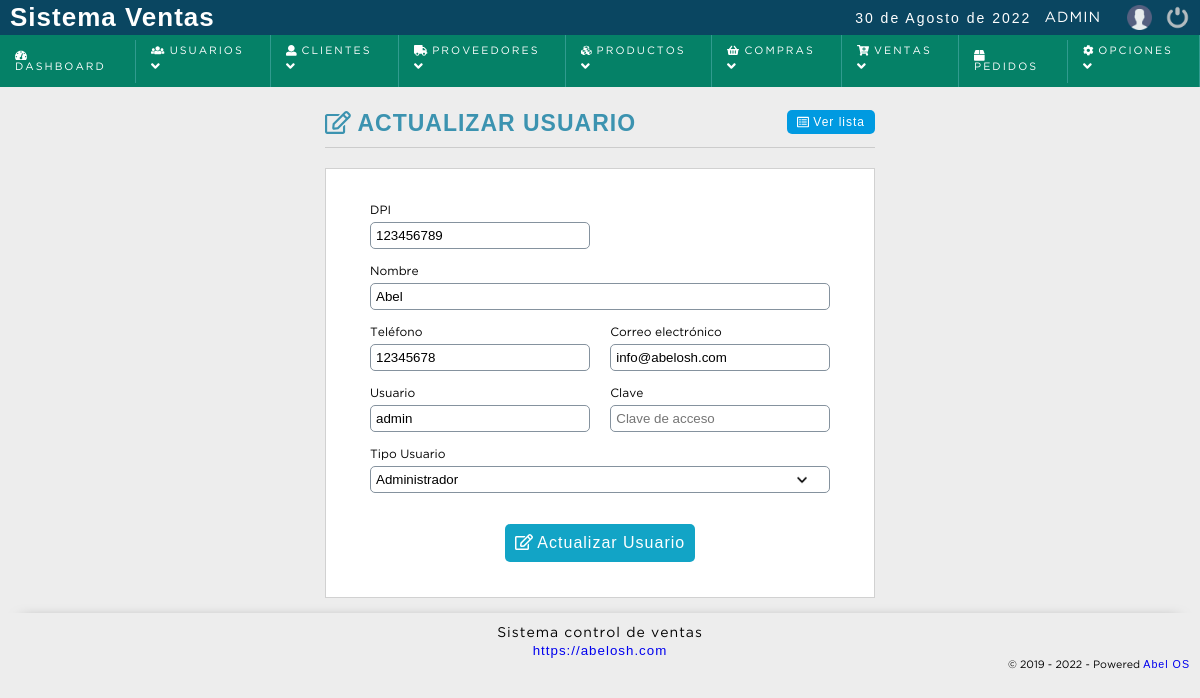
The app's page /sistema/usuarios/editar_usuario.php?id=1 (signed in) with its own data.
### tables this page shows
CREATE TABLE IF NOT EXISTS `usuario` (
  `idusuario` int(11) NOT NULL AUTO_INCREMENT,
  `dpi` varchar(20) NOT NULL,
  `nombre` varchar(50) DEFAULT NULL,
  `telefono` bigint(20) NOT NULL,
  `correo` varchar(100) DEFAULT NULL,
  `usuario` varchar(15) DEFAULT NULL,
  `clave` varchar(100) DEFAULT NULL,
  `cod_temp` varchar(200) DEFAULT NULL,
  `rol` int(11) DEFAULT NULL,
  `dateadd` datetime NOT NULL DEFAULT CURRENT_TIMESTAMP,
  `estatus` int(11) NOT NULL DEFAULT '1',
  PRIMARY KEY (`idusuario`),
  KEY `rol` (`rol`)
);

CREATE TABLE IF NOT EXISTS `rol` (
  `idrol` int(11) NOT NULL AUTO_INCREMENT,
  `rol` varchar(20) DEFAULT NULL,
  PRIMARY KEY (`idrol`)
);

### sistema/usuarios/editar_usuario.php (the view, shortened to what this page needs)
<!DOCTYPE html>
<html lang="en">
<head>
	<?php include "../includes/scripts.php"; ?>
</head>
<?php
include "../../conexion.php";
	$iduser = intval($_REQUEST['id']);
	$sql= mysqli_query($conection,"SELECT u.idusuario,u.dpi,u.nombre,u.telefono,u.correo,u.usuario, (u.rol) as idrol, (r.rol) as rol
									FROM usuario u
									INNER JOIN rol r
									on u.rol = r.idrol
									WHERE idusuario= $iduser and estatus!=10 ");
	$result_sql = mysqli_num_rows($sql);
	if($result_sql == 0){
		header('Location: index.php');
	}else{
		$option = '';
		while ($data = mysqli_fetch_assoc($sql)) {
			$dpi  	 = $data['dpi'];
			$nombre  = $data['nombre'];
			$telefono= $data['telefono'];
			$correo  = $data['correo'];
			$usuario = $data['usuario'];
			$idrol   = $data['idrol'];
			$rol     = $data['rol'];
			if($idrol == 1){
				$option = '<option value="'.$idrol.'" select>'.$rol.'</option>';
			}else if($idrol == 2){
				$option = '<option value="'.$idrol.'" select>'.$rol.'</option>';
			}else if($idrol == 3){
				$option = '<option value="'.$idrol.'" select>'.$rol.'</option>';
			}
		}
	}
 ?>
<body>
	<?php include "../includes/header.php"; ?>
	<section id="container">
		<div class="form_register">
			<h1><i class="far fa-edit"></i> Actualizar usuario</h1>
			<a href="index.php" class="linkViewList" ><i class="far fa-list-alt"></i> Ver lista</a>
			<hr>
			<form action="" method="post" class="form">
				<div class="wd50">
					<label for="dpi"><?= IDENTIFICACION_CLIENTE ?></label>
					<input type="text" name="dpi" id="dpi" placeholder="Documento de Identificación" value="<?php echo $dpi; ?>" required >
				</div>
				<div class="wd100">
					<label for="nombre">Nombre</label>
					<input type="text" name="nombre" id="nombre" placeholder="Nombre completo" value="<?php echo $nombre; ?>" required >
				</div>
				<div class="wd50">
					<label for="telefono">Teléfono</label>
					<input type="text" name="telefono" id="telefono" placeholder="Número de teléfono" value="<?php echo $telefono; ?>" required >
				</div>
				<div class="wd50">
					<label for="correo">Correo electrónico</label>
					<input type="email" name="correo" id="correo" placeholder="Correo electrónico" value="<?php echo $correo; ?>" required >
				</div>
				<div class="wd50">
					<label for="usuario">Usuario</label>
					<input type="text" name="usuario" id="usuario" placeholder="Usuario" value="<?php echo $usuario; ?>" required >
				</div>
				<div class="wd50">
					<label for="clave">Clave</label>
					<input type="password" name="clave" id="clave" placeholder="Clave de acceso">
				</div>
				<div class="wd100">
					<label for="rol">Tipo Usuario</label>
					<select name="rol" id="rol" class="notItemOne">
						<?php
							echo $option;
						?>
					</select>
				</div>
				<button type="submit" class="btn_save"><i class="far fa-edit"></i> Actualizar Usuario</button>
			</form>
		</div>
	</section>
	<?php include "../includes/footer.php"; ?>
</body>
</html>

### sistema/css/style.css (style rules this page uses)
* { margin: 0; padding: 0; box-sizing: border-box; }
body { background: #ededed; }
h1, h2, h3, h4, h5, h6 { font-family: 'arial'; font-weight: bold; letter-spacing: 1px; }
h1 { font-size: 26px; }
a { text-decoration: none; font-family: arial; letter-spacing: 1px; }
#container { padding: 90px 15px 15px; }
.form_register { width: 550px; margin: auto; margin-top: 20px; }
.form_register h1 { color: #3c93b0; }
hr { border: 0; background: #CCC; height: 1px; margin: 10px 0; display: block; }
form { background: #FFF; margin: auto; padding: 20px 43px; border: 1px solid #d1d1d1; }
.form { display: -webkit-flex; display: -moz-flex; display: -ms-flex; display: -o-flex; display: flex; justify-content: space-between; align-items: center; flex-wrap: wrap; }
label { display: block; font-size: 9pt; font-family: 'GothamBook'; margin: 15px auto 5px auto; }
input,select,textarea { display: block; width: 100%; font-size: 10pt; padding: 5px; border: 1px solid #85929e; border-radius: 5px; }
select { font-size: 10pt; appearance: none; -webkit-appearance: none; -moz-appearance: none; background: url("../img/arrow_cmb.png") no-repeat 95% center; background-size: 10px; }
.notItemOne option:first-child { display: none; }
.btn_save { font-size: 12pt; background: #12a4c6; padding: 10px; color: #FFF; letter-spacing: 1px; border: 0; cursor: pointer; margin: 30px auto 15px auto; border-radius: 5px; }
.wd50 { width: 48%; padding: 1px; }
.wd100 { width: 100%; padding: 1px; }
.linkViewList { color: #FFF; font-size: 9pt; float: right; background: #009ae1; padding: 5px 10px; border-radius: 5px; }
#container h1 { font-size: 23px; text-transform: uppercase; display: inline-block; }

### records on screen
usuario: dpi "123456789", nombre "Abel", telefono "12345678", correo "info@abelosh.com", usuario "admin", rol "Administrador"

### other values on screen
fechaC() "30 de Agosto de 2022"
$_SESSION['user'] "ADMIN"
IDENTIFICACION_CLIENTE "DPI"
WEB_EMPRESA "https://abelosh.com"
